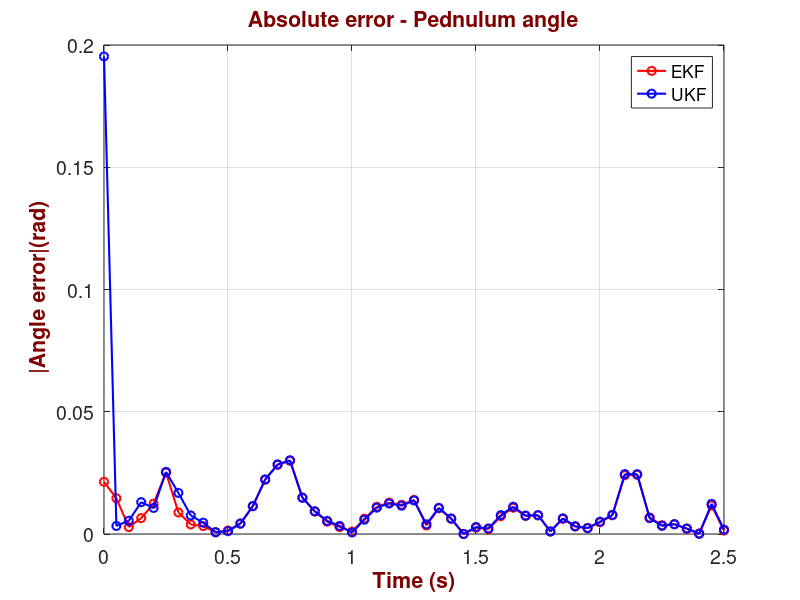
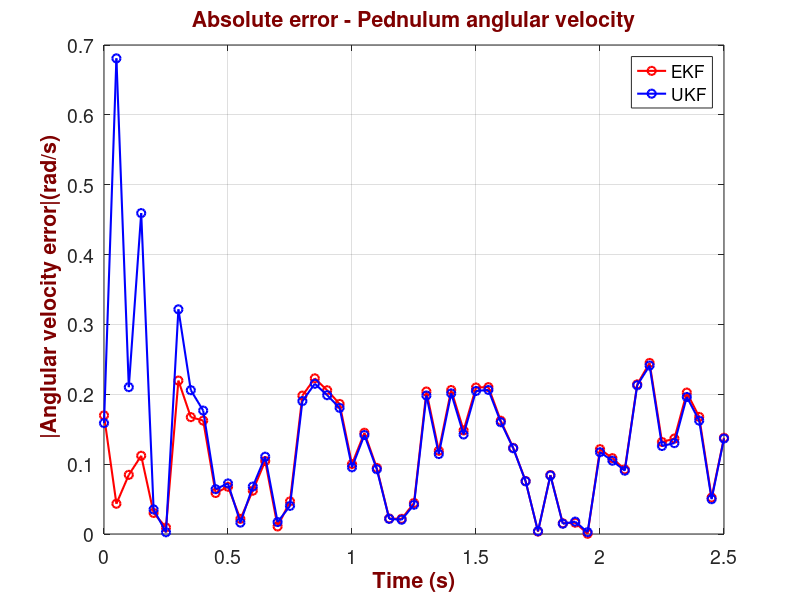
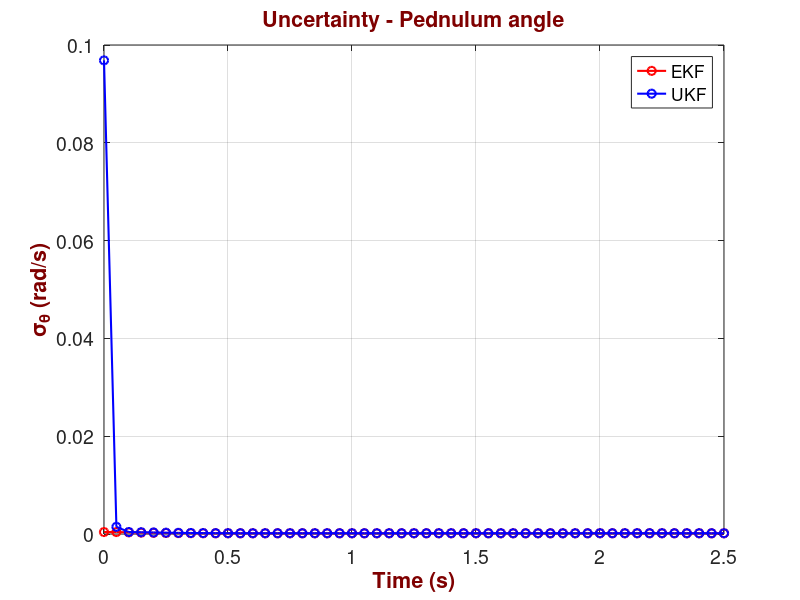
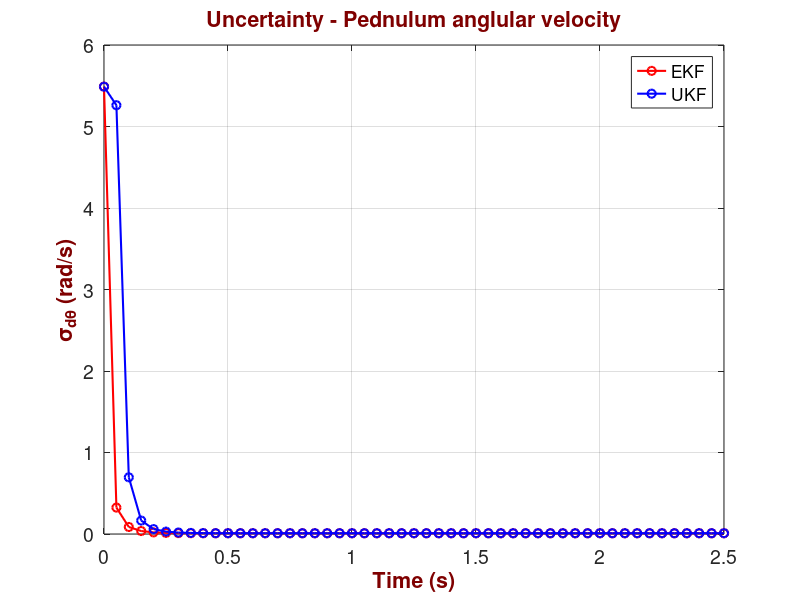

MATLAB code to generate these figures, in order:
clc; close all; clear all;

% Define the parameters
L = 0.5; % Length of the pendulum (m)
g = 9.8; % Gravitational acceleration (m/s^2)
theta0 = 0.2; % Initial angle (radians)
omega0 = 0; % Initial angular velocity (rad/s)
T = 2.5; % Total time (s)
dt = 0.05; % Time step (s)
t = 0:dt:T; % Time vector

delta_T = dt; % measurements period
sigma_x_m = 0.01; % Measurement uncertainty (standard deviation) (m)
sigma_a = 1; % Process Noise Uncertainty (angular acceleration standard deviation) (rad/s)


% Initialize arrays
theta = zeros(size(t));
omega = zeros(size(t));

% Set initial conditions
theta(1) = theta0;
omega(1) = omega0;

% Generate process noise for angular acceleration
a_noise = sigma_a * randn(size(t));

% Simulate the pendulum with process noise
for i = 2:length(t)
    % Update angular velocity with process noise
    omega(i) = omega(i-1) - (g/L) * sin(theta(i-1)) * dt + a_noise(i) * dt;
    % Update angle
    theta(i) = theta(i-1) + omega(i) * dt;
end

%% EKF Filtering

% Process noise matrix (Q)
Q = sigma_a^2*[delta_T^4/4 delta_T^3/2;...
               delta_T^3/2 delta_T^2];

% Measurment uncertainty 
R = [sigma_x_m^2];

% Define the data, adding some random noise to the measurement as full
% measurements are not given in the book and we need to create x from the
% true theta generated above
% Compute x = L * sin(theta)
x_pos = L * sin(theta);
x = x_pos + 0.01*randn(1,length(x_pos)); 

% Iteration Zero
% 1. Initialization 

x_estimate_init = [0.0873 0]'; %x^hat(0,0)
uncertainty_estimate_init = [5 0; ...
                             0 5]; % uncertainty estimate P(0,0)
% 2. Predication
x_estimate_pred   = [x_estimate_init(1) + x_estimate_init(2)*delta_T; ...
         x_estimate_init(2) - g/L * sin(x_estimate_init(1))*delta_T]; % earlier in ex11, I called it x_estimate_pred
f_x_jacobian = [1 delta_T; ...
                -g/L*cos(x_estimate_init(1))*delta_T 1];

uncertainty_estimate_pred = f_x_jacobian*uncertainty_estimate_init*f_x_jacobian' + Q; 

% Storage for estimates and uncertainties
x_estimates = zeros(2, length(x));
uncertainty_estimates = zeros(2, 2, length(x));
x_y_uncertainty = zeros(2,2, length(x));

% KF Loop 
for ii = 1:length(x)
    
    % 1. Measure
    z = [x(ii)];
    
    % 2. Update

    %Observation matrix (h(ˆx1,0)) calculation.

    h_x          = L*sin(x_estimate_pred(1));

    h_x_jacobian =  [L*cos(x_estimate_pred(1)) 0];

    % Kalman gain 
    K = uncertainty_estimate_pred * h_x_jacobian' * (h_x_jacobian * uncertainty_estimate_pred * h_x_jacobian' + R)^(-1); 

    % Estimate the current state
    x_estimate = x_estimate_pred + K*(z - h_x);

    % Update the current uncertainty estimate
    uncertainty_estimate = (eye(2) - K*h_x_jacobian)*uncertainty_estimate_pred * (eye(2) - K*h_x_jacobian)' + K * R * K';
    
    % Store the estimates and uncertainties
    x_estimates(:, ii) = x_estimate;
    uncertainty_estimates(:, :, ii) = uncertainty_estimate;
    %x_y_uncertainty(:, :, ii) = [uncertainty_estimate(1,1) 0; 0 uncertainty_estimate(4,4)];

    % 3. Predict 
    x_estimate_pred   = [x_estimate(1) + x_estimate(2)*delta_T; ...
                         x_estimate(2) - g/L * sin(x_estimate(1))*delta_T]; % earlier in ex11, I called it x_estimate_pred
    f_x_jacobian = [1 delta_T; ...
                    -g/L*cos(x_estimate(1))*delta_T 1];
    
    uncertainty_estimate_pred = f_x_jacobian*uncertainty_estimate*f_x_jacobian' + Q; 

end

%% Plotting

uncertainty_x = squeeze(uncertainty_estimates(1,1,:))';
uncertainty_y = squeeze(uncertainty_estimates(2,2,:))';


% Absolute error - Pednulum angle
absError_angle_EKF =  abs(theta - x_estimates(1,:));
figure(1)
plot(t, absError_angle_EKF, 'ro-', 'LineWidth', 1.5, 'MarkerSize', 6); % KF estimate
hold on;

% Absolute error - Pednulum anglular velocity
absError_angularV_EKF =  abs(omega - x_estimates(2,:));
figure(2)
plot(t, absError_angularV_EKF, 'ro-', 'LineWidth', 1.5, 'MarkerSize', 6); % KF estimate
hold on;

% Uncertainty - Pednulum angle
figure(3)
plot(t, uncertainty_x, 'ro-', 'LineWidth', 1.5, 'MarkerSize', 6); % KF estimate
hold on;

% Uncertainty - Pednulum anglular velocity
figure(4)
plot(t, uncertainty_y, 'ro-', 'LineWidth', 1.5, 'MarkerSize', 6); % KF estimate
hold on;


%% UKF Filtering

UKF_modified = 1; % Set it to 0 when using original UKF, 1 if modified sigma point in UKF

% Process noise matrix (Q)
Q = sigma_a^2*[delta_T^4/4 delta_T^3/2;...
               delta_T^3/2 delta_T^2];

% Measurment uncertainty 
R = [sigma_x_m^2];

% UKF parameters computation

N = 2; % The number of dimensions
SP = 2*N + 1; %The number of sigma points: 2N + 1 = 5

% Based on modified sigma point computation algorithm, set:
kappa = 0;
alpha = 0.1;
beta  = 2;

lambda = alpha^2 * (N + kappa) - N;
N_plus_lambda = N + lambda;

if (UKF_modified==0)
    kappa = 3 - N; % For Gaussian distribution, the rule of thumb is to set: N + κ = 3
    N_plus_kappa = 3;
end



% Iteration Zero
% 1. Initialization 

x_estimate_init = [0.0873 0]'; %x^hat(0,0) % We don t know the pendulum angle, so our initial angle approximation includes an error. We set the initial velocity to 0.
uncertainty_estimate_init = [5 0; ...
                             0 5]; % uncertainty estimate P(0,0) % Since our initial state vector is a guess, we set a high estimate uncertainty. The high estimate uncertainty results in a high Kalman Gain by giving high weight to the measurement.

% 2. Predication

    % 1. UKF-step 1: Calculate Sigma Points
        x_SP_zero = x_estimate_init; % x_SP^0: the first Sigma Point
        Cholesky_matrix = chol(N_plus_lambda*uncertainty_estimate_init); % or 3* diag ( repmat (500 ,1 ,6) 
        if (UKF_modified==0)
           Cholesky_matrix = chol(N_plus_kappa*uncertainty_estimate_init)'; % or 3* diag ( repmat (500 ,1 ,6) 
        end
        x_SP_init = [x_SP_zero, x_SP_zero + Cholesky_matrix, x_SP_zero - Cholesky_matrix];

    % 2. Points propagation      
        x_SP_pred = [x_SP_init(1,:) + x_SP_init(2,:)*delta_T; ...
                     x_SP_init(2,:) - g/L * sin(x_SP_init(1,:))*delta_T]; % earlier in ex11, I called it x_estimate_pred   

    % 3. Weights Calculation   
        omega_0_m = lambda/(N+lambda);
        omega_0_c = lambda/(N+lambda) + (1 - alpha^2 + beta);
        omega_1   = 1/(2*(N+lambda));

        W_m = [omega_0_m ones(1,2*N)*omega_1];
        W_c = ([omega_0_c ones(1,2*N)*omega_1]);

        if (UKF_modified==0)
            omega_0 = kappa/N_plus_kappa;
            omega_1 = 1/(2*N_plus_kappa);
            omega_ukf = [omega_0 ones(1,2*N)*omega_1]';
        end
    % 4. Mean and covariance computation
      x_estimate_pred = x_SP_pred*W_m';
      uncertainty_estimate_pred = (x_SP_pred - x_estimate_pred)*diag(W_c)*(x_SP_pred - x_estimate_pred)' + Q; 
      if (UKF_modified==0)
          x_estimate_pred = x_SP_pred*omega_ukf;
          uncertainty_estimate_pred = (x_SP_pred - x_estimate_pred)*diag(omega_ukf)*(x_SP_pred - x_estimate_pred)' + Q;
      end


% Storage for estimates and uncertainties
x_estimates = zeros(2, length(x));
uncertainty_estimates = zeros(2, 2, length(x));
%x_y_uncertainty = zeros(2,2, length(r));


% KF Loop 
for ii = 1:length(x)
    
    % 1. Measure
    z = [x(ii)];

    % 2. Update
    % Using the Unscented Transform, transfer the state sigma points X(1,0) to the 
    % measurement space Z using the measurement function h(x):
    
    % In order to compute Z1, we perform elementwise operations between the first row
    % of X(1,0) that represents that represents the angle θ:

    Z = L*sin(x_SP_pred(1,:));

    z_mean = Z * W_m';

    if (UKF_modified==0)
        z_mean = Z * omega_ukf;
    end

    % Compute covariance at the measurement space    
    
    Pz  = (Z-z_mean)*diag(W_c)*(Z-z_mean)' + R;
    Pxz = (x_SP_pred - x_estimate_pred)*diag(W_c)*(Z-z_mean)';
    
    if (UKF_modified==0)
        Pz  = (Z-z_mean)*diag(omega_ukf)*(Z-z_mean)' + R;
        Pxz = (x_SP_pred - x_estimate_pred)*diag(omega_ukf)*(Z-z_mean)';
    end
    % Kalman gain 
    K = Pxz/Pz;

    % Update estimate with measurement:
    x_estimate = x_estimate_pred + K*(z - z_mean);

    % Update the current uncertainty estimate (covariance of the estimate)
    uncertainty_estimate = uncertainty_estimate_pred - K*Pz*K';
    
    % Store the estimates and uncertainties
    x_estimates(:, ii) = x_estimate;
    uncertainty_estimates(:, :, ii) = uncertainty_estimate;
    %x_y_uncertainty(:, :, ii) = [uncertainty_estimate(1,1) 0; 0 uncertainty_estimate(4,4)];

    % 3. Predict 
        % 1. UKF-step 1: Calculate Sigma Points
        x_SP_zero = x_estimate; % x_SP^0: the first Sigma Point
        Cholesky_matrix = chol(N_plus_lambda*uncertainty_estimate)';
        if (UKF_modified==0)
            Cholesky_matrix = chol(N_plus_kappa*uncertainty_estimate)';
        end
        x_SP_init = [x_SP_zero, x_SP_zero + Cholesky_matrix, x_SP_zero - Cholesky_matrix];

    % 2. Points propagation
        x_SP_pred = [x_SP_init(1,:) + x_SP_init(2,:)*delta_T; ...
                     x_SP_init(2,:) - g/L * sin(x_SP_init(1,:))*delta_T]; % earlier in ex11, I called it x_estimate_pred

    % 4. Mean and covariance computation  
      x_estimate_pred = x_SP_pred*W_m';
      uncertainty_estimate_pred = (x_SP_pred - x_estimate_pred)*diag(W_c)*(x_SP_pred - x_estimate_pred)' + Q; 
      if(UKF_modified==0)
          x_estimate_pred = x_SP_pred*omega_ukf;
          uncertainty_estimate_pred = (x_SP_pred - x_estimate_pred)*diag(omega_ukf)*(x_SP_pred - x_estimate_pred)' + Q;
      end


end


%% Plotting


uncertainty_x = squeeze(uncertainty_estimates(1,1,:))';
uncertainty_y = squeeze(uncertainty_estimates(2,2,:))';

% Absolute error - Pednulum angle
absError_angle_UKF =  abs(theta - x_estimates(1,:));
figure(1)
plot(t, absError_angle_UKF, 'bo-', 'LineWidth', 1.5, 'MarkerSize', 6); % KF estimate
grid on;
xlabel('Time (s)', 'FontSize', 16, 'FontWeight', 'bold', 'Color', [0.5, 0, 0]);
ylabel(' |Angle error|(rad)', 'FontSize', 16, 'FontWeight', 'bold', 'Color', [0.5, 0, 0]);
title('Absolute error - Pednulum angle', 'FontSize', 20, 'FontWeight', 'bold', 'Color', [0.5, 0, 0]);
legend('EKF', 'UKF')
% Customizing the font size for axes
set(gca, 'FontSize', 14);


% Absolute error - Pednulum anglular velocity
absError_angularV_UKF =  abs(omega - x_estimates(2,:));
figure(2)
plot(t, absError_angularV_UKF, 'bo-', 'LineWidth', 1.5, 'MarkerSize', 6); % KF estimate
grid on;
xlabel('Time (s)', 'FontSize', 16, 'FontWeight', 'bold', 'Color', [0.5, 0, 0]);
ylabel(' |Anglular velocity error|(rad/s)', 'FontSize', 16, 'FontWeight', 'bold', 'Color', [0.5, 0, 0]);
title('Absolute error - Pednulum anglular velocity', 'FontSize', 20, 'FontWeight', 'bold', 'Color', [0.5, 0, 0]);
legend('EKF', 'UKF')
% Customizing the font size for axes
set(gca, 'FontSize', 14);


% Uncertainty - Pednulum angle
figure(3)
plot(t, uncertainty_x, 'bo-', 'LineWidth', 1.5, 'MarkerSize', 6); % KF estimate
grid on;
xlabel('Time (s)', 'FontSize', 16, 'FontWeight', 'bold', 'Color', [0.5, 0, 0]);
ylabel('\sigma_{\theta} (rad/s)', 'FontSize', 16, 'FontWeight', 'bold', 'Color', [0.5, 0, 0]);
title('Uncertainty - Pednulum angle', 'FontSize', 20, 'FontWeight', 'bold', 'Color', [0.5, 0, 0]);
legend('EKF', 'UKF')
% Customizing the font size for axes
set(gca, 'FontSize', 14);


% Uncertainty - Pednulum anglular velocity
figure(4)
plot(t, uncertainty_y, 'bo-', 'LineWidth', 1.5, 'MarkerSize', 6); % KF estimate
grid on;
xlabel('Time (s)', 'FontSize', 16, 'FontWeight', 'bold', 'Color', [0.5, 0, 0]);
ylabel('\sigma_{d\theta} (rad/s)', 'FontSize', 16, 'FontWeight', 'bold', 'Color', [0.5, 0, 0]);
title('Uncertainty - Pednulum anglular velocity', 'FontSize', 20, 'FontWeight', 'bold', 'Color', [0.5, 0, 0]);
legend('EKF', 'UKF')
% Customizing the font size for axes
set(gca, 'FontSize', 14);
